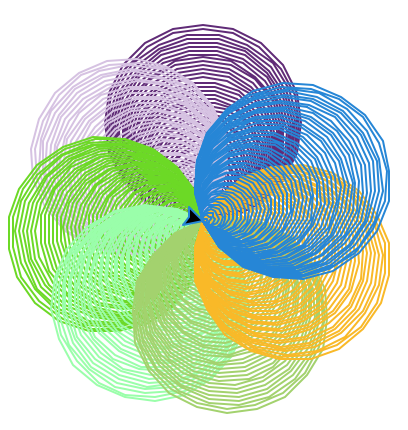

Write Python code to recreate this figure.
import turtle 
from random import randint 

NUMBER_OF_CIRCLES = 50
NUMBER_OF_GROUPS = 7
SPEED = 0

loadWindow = turtle.Screen()
turtle.speed(SPEED)
turtle.colormode(255)

for i in range(NUMBER_OF_GROUPS):
	r = randint(0,255) 
	g = randint(0,255) 
	b = randint(0,255)
	for i in range(NUMBER_OF_CIRCLES):
		turtle.circle(i)
		
		turtle.pencolor(r, g, b)
	turtle.left(i)


turtle.exitonclick()
